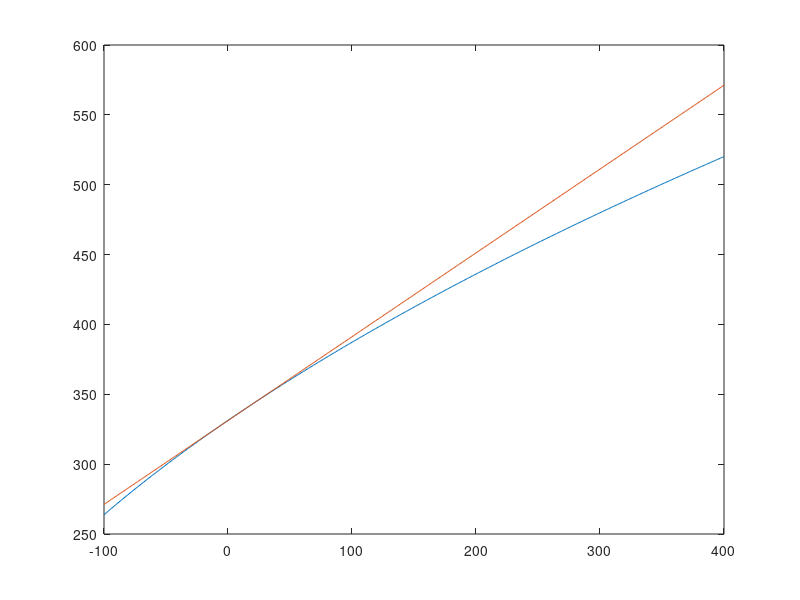

Source code (MATLAB): (Note: this script raises an error after producing the figure.)
x = -100:1:400

gamma = 1.4
R = 287.052874 % j/kg*K

ideal_gas = sqrt(gamma*R*(273.15 + x))
linear_approx = 331.2 + 0.6*x

relative_error = 100 * abs(ideal_gas - linear_approx)./abs(ideal_gas)

figure
p = plot(x, ideal_gas,x,linear_approx)
p(1).Color = "#006400"
p(2).Color = "Blue"

legend()
grid()
title('Velocidade do som no ar em função da temperatura')
xlabel('Temperatura [°C]')
ylabel('Velocidade do som [m/s]')
legend('Gás ideal','Aproximação linear')

figure
plot(x, relative_error,'Color','Red')
grid()
title('Erro relativo da aproximação linear em função da temperatura')
xlabel('Temperatura [°C]')
ytickformat('percentage')
ylabel('Erro relativo')

